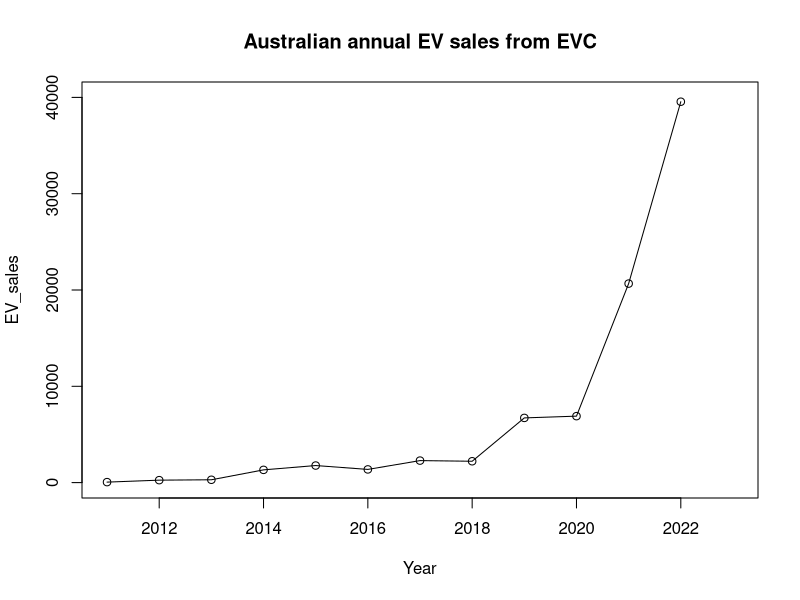
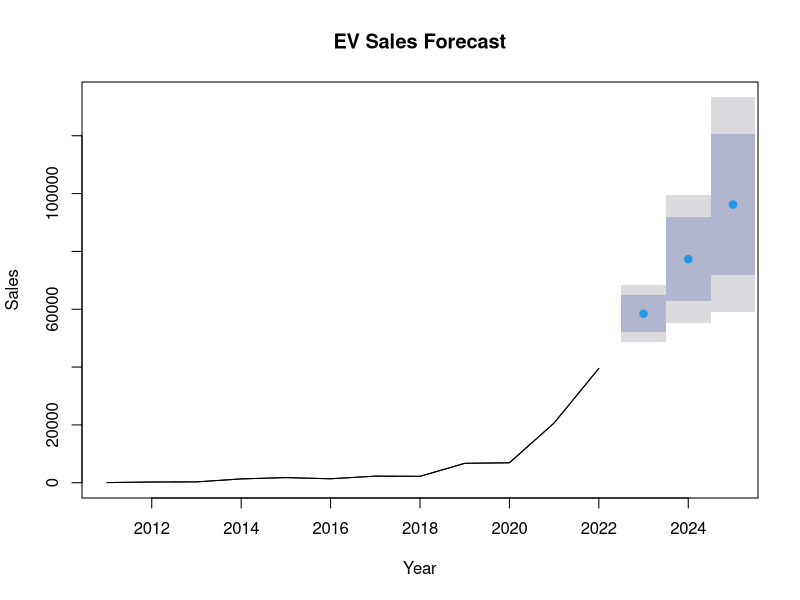

These figures' R source, in order:
## ---- chunk 1
knitr::opts_chunk$set(echo = TRUE)
## ---- chunk 2
Year <- 2011:2022
EV_sales <- c(49, 253, 293,1322,1771,1369,2284,2216,6718,6900, 20665,39553)
plot(Year,EV_sales, xlim = c(2011,2023), main = "Australian annual EV sales from EVC", ylim = c(0, 40000))
lines(Year, EV_sales)
## ---- chunk 3
# Load the required libraries
library(forecast)

# Create the time series object
EV_sales_ts <- ts(EV_sales, start = 2011, frequency = 1)

# Fit an ARIMA model to the time series data
# Here, we use auto.arima to automatically select the best ARIMA model
model <- auto.arima(EV_sales_ts)

# Forecast the next 'n' periods
n_forecast <- 3  # You can adjust this based on how far you want to forecast
forecast_result <- forecast(model, h = n_forecast)

# Print the forecasted values
print(forecast_result)

# Plot the original data and the forecasted values
plot(forecast_result, main = "EV Sales Forecast", xlab = "Year", ylab = "Sales")
lines(EV_sales_ts, col = "black")

## ---- chunk 4

## ---- chunk 5

## ---- chunk 6

